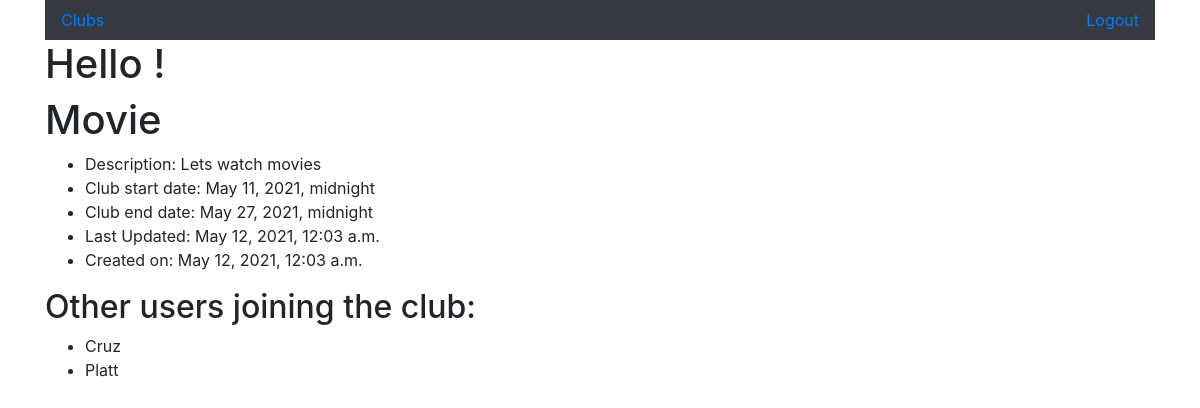
/clubs/7, run on the app's committed database.
### clubapp/models.py (models this page shows)
class Club(models.Model):
    name = models.CharField(max_length=255)
    desc = models.TextField()
    date_start = models.DateTimeField()
    date_end = models.DateTimeField()
    owner = models.ForeignKey(User, related_name = "clubs",on_delete=models.CASCADE)
    joined = models.ManyToManyField(User, related_name = "joined_clubs")
    created_at = models.DateTimeField(auto_now_add=True)
    updated_at = models.DateTimeField(auto_now=True)
    objects= ClubManager()

class User(models.Model):
    first_name = models.CharField(max_length=45)
    last_name = models.CharField(max_length=45)
    email = models.EmailField(unique=True)
    password = models.CharField(max_length=255)
    objects = UserManager()

### clubapp/views.py (the view)
# urls.py: path('clubs/<int:id>', views.show),
def show(request, id):
    club=Club.objects.get(id=id)
    context={
        'club':Club.objects.get(id=id)
    }
    return render(request,"display.html",context)

### clubapp/templates/display.html
{% extends "base.html" %}
{% block content %}
    <h1>{{club.name}}</h1>
    <ul>
        <li>Description: {{ club.desc }}</li>
        <li>Club start date: {{ club.date_start }}</li>
        <li>Club end date: {{ club.date_end }}</li>
        <li>Last Updated: {{club.updated_at}}</li>
        <li>Created on: {{ club.created_at }}</li>
    </ul>
    <h2>Other users joining the club:</h2>
            <ul>
                {% for member in club.joined.all %}
                    <li>{{ member.first_name }}</li>
                {% endfor %}
            </ul>
{% endblock content %}

### data on the page
Club: name "Movie", desc "Lets watch movies", date_start "May 11, 2021, midnight", date_end "May 27, 2021, midnight", updated_at "May 12, 2021, 12:03 a.m.", created_at "May 12, 2021, 12:03 a.m."
User: first_name "Cruz"
User: first_name "Platt"
